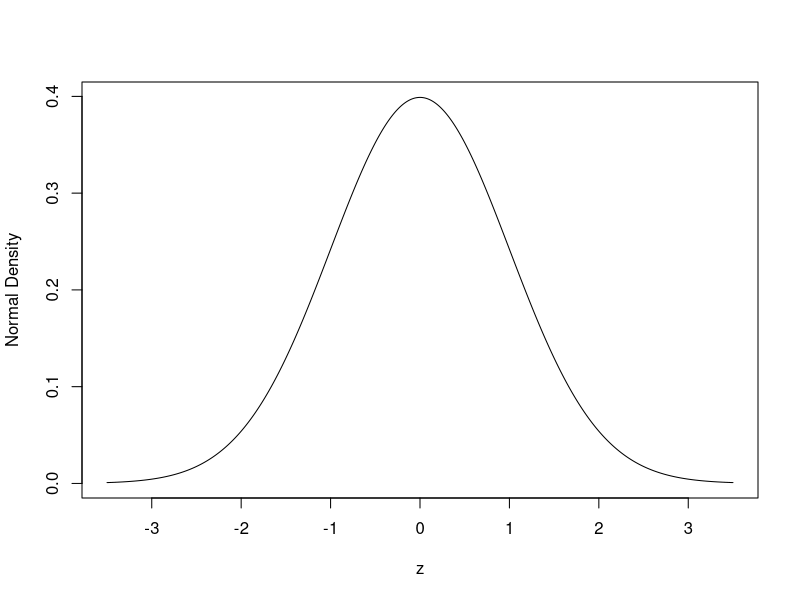
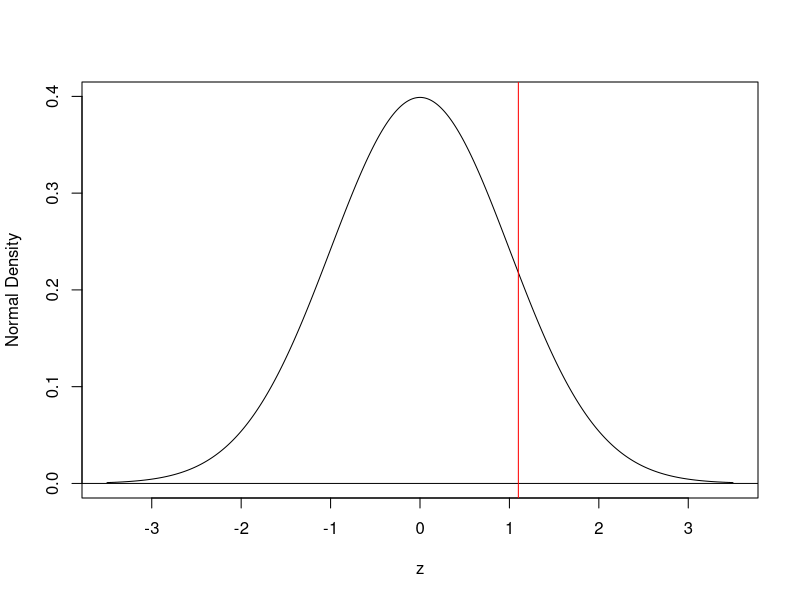
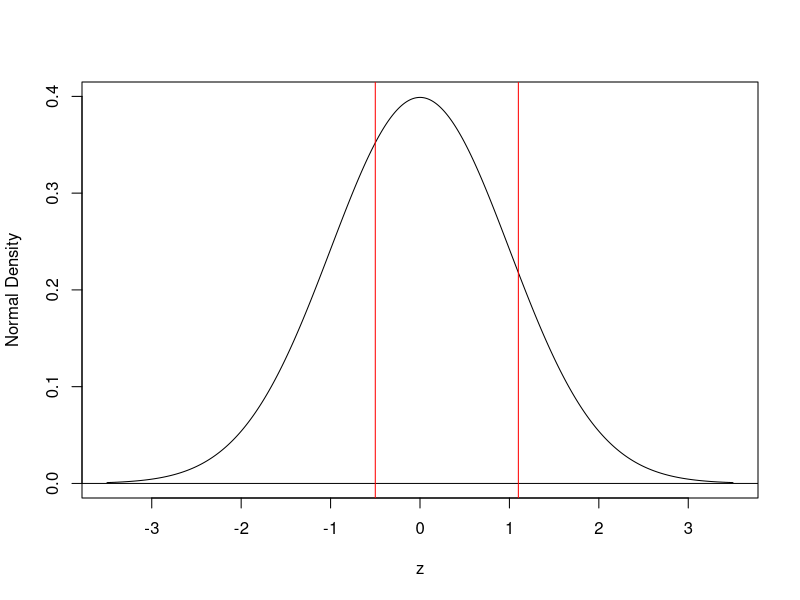
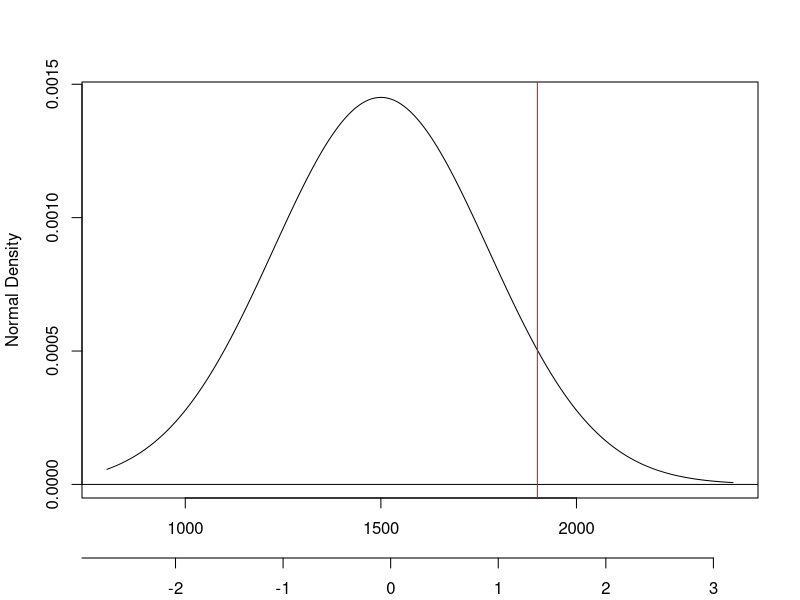
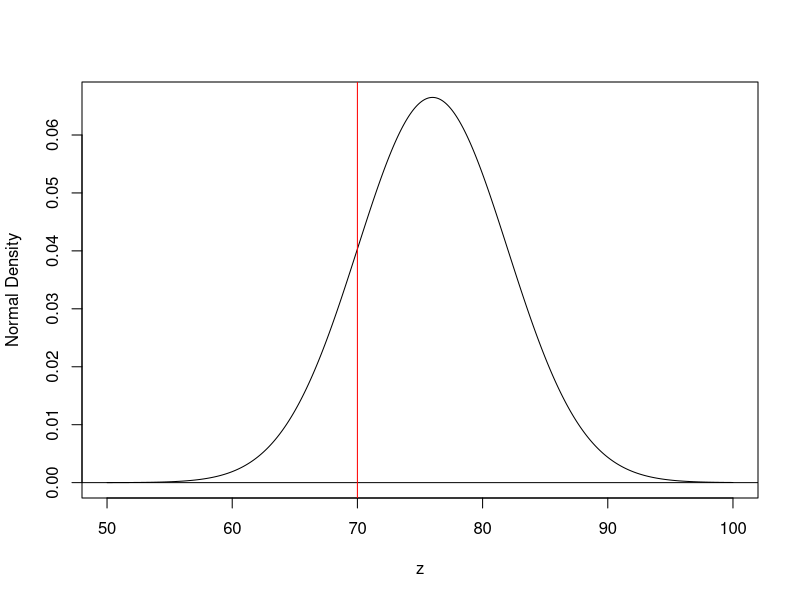
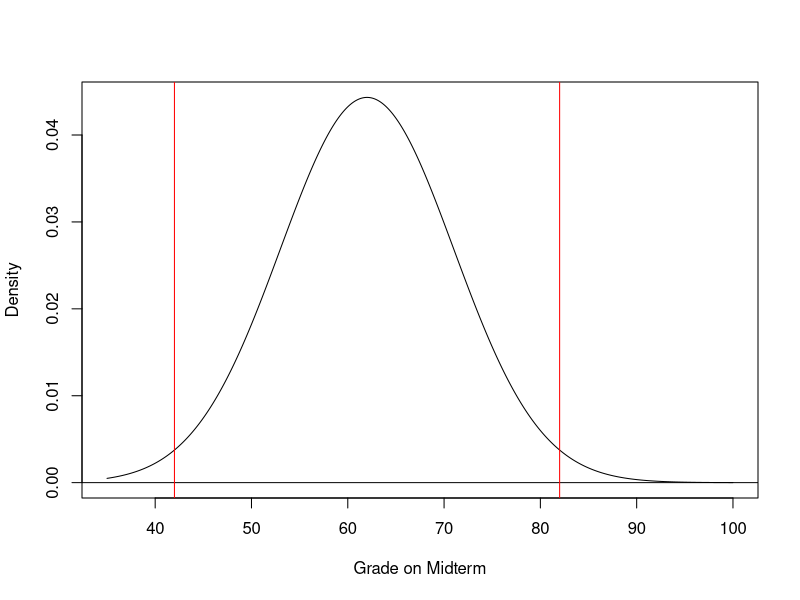

The R script that drew these images, in order:
## ---- chunk 1
knitr::opts_chunk$set(echo = TRUE)
## ---- chunk 2
x <- seq(from = -3.5, to = 3.5, by = 0.01)
plot(x = x, y = dnorm(x), type = "l", 
     xlab = "z", ylab = "Normal Density")
## ---- chunk 3
plot(x = x, y = dnorm(x), type = "l",
     xlab = "z", ylab = "Normal Density")
abline(h = 0)
abline(v = 1.1, col = "red")
## ---- chunk 4
plot(x = x, y = dnorm(x), type = "l",
     xlab = "z", ylab = "Normal Density")
abline(h = 0)
abline(v = c(-0.5, 1.1), col = "red")
## ---- chunk 5
x <- seq(from = 800, to = 2400, by = 0.01)
plot(x = x, y = dnorm(x, mean = 1500, sd = 275), type = "l", 
     xlab = "", ylab = "Normal Density")
axis(side = 1, line = 3, at = seq(700, 2400, 275), 
     labels = round((seq(700, 2400, 275) - 1500) / 275), 4)
abline(h = 0)
abline(v = 1900, col = "red")
## ---- chunk 6
pnorm(q = 1900, mean = 1500, sd = 275, lower.tail = FALSE)
## ---- chunk 7
z <- seq(from = 50.0, to = 100.0, by = 0.1)
plot(x = z, y = dnorm(z, mean = 76, sd = 6), type = "l", 
     xlab = "z", ylab = "Normal Density")
abline(h = 0)
abline(v = c(70), col = "red")
## ---- chunk 8
pnorm(q = 70, mean = 76, sd = 6, lower.tail = TRUE)
## ---- chunk 9
?qnorm
## ---- chunk 10
qnorm(p = 0.21, mean = 50000, sd = 20000, lower.tail = FALSE)
## ---- chunk 11
x <- seq(35, 100, 0.01)
plot(x, dnorm(x, mean = 62, sd = 9), type = "l", xlab = "Grade on Midterm", ylab = "Density")
abline(h = 0)
abline(v = c(62-20, 62+20), col = "red")
## ---- chunk 12
qnorm(p = 0.05, mean = 62, sd = 9, lower.tail = TRUE)
qnorm(p = 0.05, mean = 62, sd = 9, lower.tail = FALSE)
